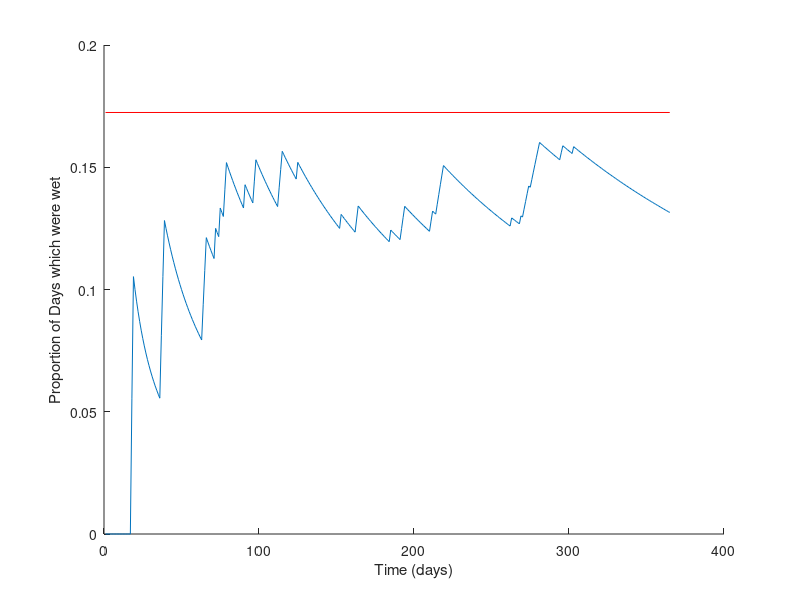
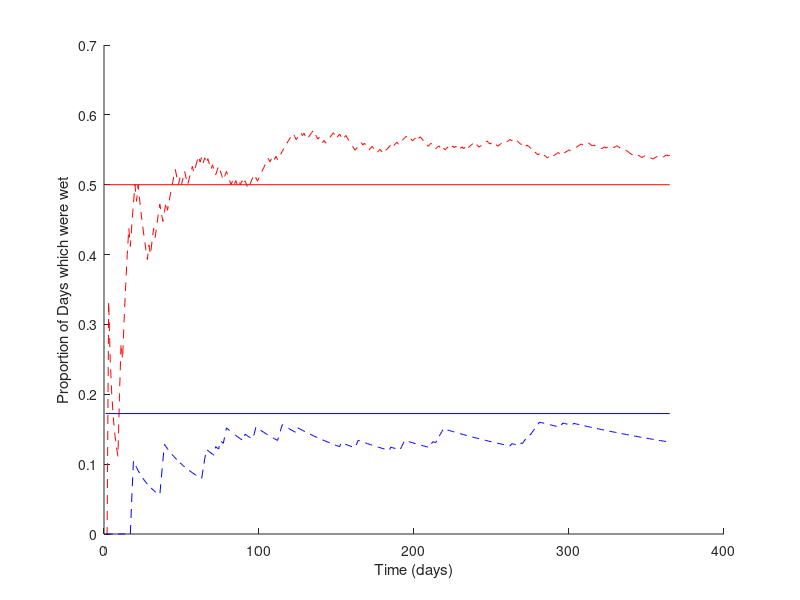

The MATLAB source for these figures, in order: (Note: this script raises an error after producing the figures.)

% Lab 7: Genomic composition of E.coli modeled with Markov Chains

% Q1:
P = [.90 .10; .48 .52];

% Q2:
P200 = P^200;

% Q3:
pi0_dry = [1, 0];
pi200_dry = pi0_dry*P200;

pi0_wet = [0, 1];
pi200_wet = pi0_wet*P200;

% Distribution converges to the limiting matrix, regardless of initial
% being wet or dry.

% Q4:
[V, D] = eig(P');

% Q5:
display(V(:,1));

% Q6:
display(sum(V(:,1)));
% No, the eigenvector does not sum to 1.

% Q7:
pi_s = V(:,1)/sum(V(:,1));

% Q8: Over the course of a full year with about 1/6 of all days being wet
% and about 5/6 being dry it is probably about accurate. Seasonality would
% not be represented well in this model as the distribution of transitions
% would be even throughout when there should be more or less depending on
% the season. The model may be improved by splitting it into four separate 
% markov chains for each season.


% Q9:
P = [0.9, 0.10; 0.48, 0.52]; % Transitions
T = 365;
X = NaN(1,T);
X(1) = 1;
for i = 2:T
    probs = P(X(i-1),:);
    X(i) = binornd(1, probs(2))+1;
end
%display(X)

% Q10:
figure;
hold on
p_wet = cumsum(X-1)./(1:T);
plot(1:T, p_wet)
plot([1, T], [.1724, .1724], 'color', 'r')  
xlabel('Time (days)')
ylabel('Proportion of Days which were wet')

% Q11:
% a) [.5, .5]
% b)
P2 = [.5, .5; .5, .5];
X2 = NaN(1,T);
X2(1) = 1;
for i = 2:T
    probs = P2(X2(i-1),:);
    X2(i) = binornd(1, probs(2))+1;
end

figure;
hold on
p2_wet = cumsum(X2-1)./(1:T);
plot(1:T, p2_wet, 'r--')
plot([1, T], [.5, .5], 'color', 'r')
plot(1:T, p_wet, 'b--')
plot([1, T], [.1724, .1724], 'color', 'b')  
xlabel('Time (days)')
ylabel('Proportion of Days which were wet')
% In most simulations Davis appears to converge faster than "Random Town."

%Q12:
file = fastaread('Ecoli-k12-genome.fasta');
seq = file.Sequence;
di_nuc_counts = zeros(4);
for i = 1:length(seq)-1
    di_nuc = seq(i:i+1); % Read dinucleotide
    row = nuc_to_index(di_nuc(1)); % Convert letters to index for matrix
    col = nuc_to_index(di_nuc(2)); % Convert letters to index for matrix
    di_nuc_counts(row, col) = di_nuc_counts(row, col) + 1;
end
transition_matrix = di_nuc_counts./sum(di_nuc_counts, 2);
display(transition_matrix);


% Q13:
[V, D] = eig(transition_matrix');
vec = V(:,1)/sum(V(:,1));
display(vec)

% Q14:
file = fastaread('Organism_A.fasta');
seq = file.Sequence;
di_nuc_counts = zeros(4);
for i = 1:length(seq)-1
    di_nuc = seq(i:i+1); % Read dinucleotide
    row = nuc_to_index(di_nuc(1)); % Convert letters to index for matrix
    col = nuc_to_index(di_nuc(2)); % Convert letters to index for matrix
    di_nuc_counts(row, col) = di_nuc_counts(row, col) + 1;
end
transition_matrix_A = di_nuc_counts./sum(di_nuc_counts, 2);
display(transition_matrix_A);

file = fastaread('Organism_B.fasta');
seq = file.Sequence;
di_nuc_counts = zeros(4);
for i = 1:length(seq)-1
    di_nuc = seq(i:i+1); % Read dinucleotide
    row = nuc_to_index(di_nuc(1)); % Convert letters to index for matrix
    col = nuc_to_index(di_nuc(2)); % Convert letters to index for matrix
    di_nuc_counts(row, col) = di_nuc_counts(row, col) + 1;
end
transition_matrix_B = di_nuc_counts./sum(di_nuc_counts, 2);
display(transition_matrix_B);

% Q15:
[VA, ~] = eig(transition_matrix_A);
comp_A = VA(:,1)/sum(VA(:,1));
display(comp_A);

[VB, ~] = eig(transition_matrix_B);
comp_B = VB(:,1)/sum(VB(:,1));
display(comp_B);

% Q16:
% Analysis of the dinucleotide counts for the genomes does allow us to
% distinguish which genome belongs to which organism. transition_matrix_A
% likely belongs to E. atrepeatium as the probability of self-transitioning
% for A and T for Organism_A is much higher than that of Organism_B. 

function index = nuc_to_index(nuc)
switch nuc
 case {'A', 'a'}
 index = 1;
 return
 case {'T', 't'}
 index = 2;
 return
 case {'G', 'g'}
 index = 3;
 return
 case {'C', 'c'}
 index = 4;
 return
end
end
